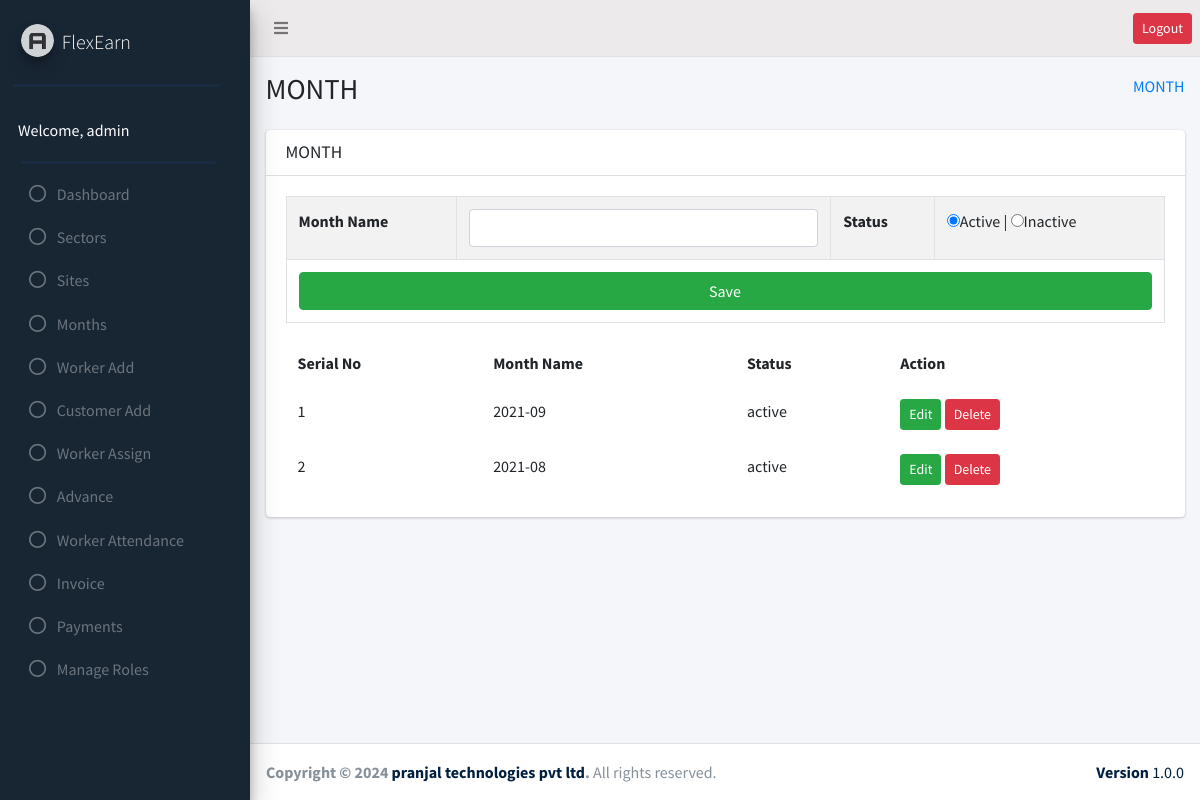
Page /Manpower/month/month.php (signed in) on the committed database.
### tables this page shows
CREATE TABLE `user_role` (
  `id` int(11) NOT NULL,
  `adminID` int(11) NOT NULL,
  `sites_edit` int(50) DEFAULT NULL,
  `sites_delete` int(50) DEFAULT NULL,
  `sectors_edit` int(50) DEFAULT NULL,
  `sectors_delete` int(50) DEFAULT NULL,
  `add_worker_edit` int(50) DEFAULT NULL,
  `add_worker_delete` int(50) DEFAULT NULL,
  `add_customer_edit` int(50) NOT NULL,
  `add_customer_delete` int(50) NOT NULL,
  `worker_assign_edit` int(50) DEFAULT NULL,
  `worker_assign_delete` int(50) DEFAULT NULL,
  `advance_edit` int(50) DEFAULT NULL,
  `advance_delete` int(50) DEFAULT NULL,
  `payments_edit` int(50) DEFAULT NULL,
  `payments_delete` int(50) DEFAULT NULL,
  `month_edit` int(50) DEFAULT NULL,
  `month_delete` int(50) DEFAULT NULL,
  `modules_edit` int(50) DEFAULT NULL,
  `modules_delete` int(50) DEFAULT NULL,
  `user_lists_edit` int(50) DEFAULT NULL,
  `user_lists_delete` int(50) DEFAULT NULL,
  `worker_attendance_edit` int(11) NOT NULL,
  `worker_attendance_delete` int(11) NOT NULL,
  `invoice_edit` int(11) NOT NULL,
  `invoice_delete` int(11) NOT NULL,
  `user_role_edit` int(50) NOT NULL,
  `user_role_delete` int(50) NOT NULL
);

CREATE TABLE `month` (
  `id` int(11) NOT NULL,
  `month_name` varchar(255) NOT NULL,
  `status` enum('active','inactive') NOT NULL
);

### Manpower/month/month.php (the view, shortened to what this page needs)
<?php
require_once("../header.php");
require_once("../sidebar.php");
$hh=$conn->query("SELECT * FROM month");
    $yy=$conn->query("INSERT INTO `month`(`month_name`, `status`) VALUES ('$month_name','$status')"); ?>
<section class="content-header">
    <div class="container-fluid">
        <div class="row mb-2">
            <div class="col-sm-6">
                <h1>MONTH</h1>
            </div>
            <div class="col-sm-6">
                <ol class="breadcrumb float-sm-right">
                    <li class="breadcrumb-item"><a href="#">MONTH</a></li>
                </ol>
            </div>
        </div>
    </div>
</section>
<section class="content">
    <div class="container-fluid">
        <div class="row">
            <div class="col-md-12">
                <div class="card">
                    <div class="card-header">
                        <h2 class="card-title text-center">
                            MONTH
                        </h2>
                    </div>
                    <div class="card-body">
                        <form action="" method="post">
                            <table class="table table-bordered  table-striped table-hover">
                                <tr>
                                    <th>Month Name</th>
                                    <td>
                                       <input type="text" name="month_name" class="form-control">
                                    </td>
                                    <th>Status</th>
                                    <td>
                                        <input type="radio" name="status" value="active" checked><span>Active</span> |
                                        <input type="radio" name="status" value="inactive"><span>Inactive</span>
                                    </td>
                                </tr>
                                <tr>
                                    <td colspan="8">
                                        <input type="submit" name="submit" value="Save"
                                            class="btn btn-block btn-success">
                                    </td>
                                </tr>
                            </table>
                        </form>
                        <table class=" table table-borderless table-hover">
                            <tr>
                                <th>Serial No</th>
                                <th>Month Name</th>
                                <th>Status</th>
                                <?php
                     $userRoleTable= $conn->query("SELECT * FROM `user_role` JOIN admin1 ON admin1.id= user_role.adminID WHERE `adminID`= $id");
                     while ($roleRow = $userRoleTable->fetch_assoc()) {
                       if( ($roleRow['month_edit'] || $roleRow['month_delete']) != '0'){ ?>
                        <th scope="col">Action</th>
                    <?php
                       }
                      }
                  ?>
                            </tr>
                            <?php $i=0; while ($cc=$hh->fetch_assoc()) {
        ?>
                            <tr>
                                <td> <?php echo ++$i; ?>
                                </td>
                                <td> <?php echo $cc['month_name']?>
                                </td>
                                <td> <?php echo $cc['status']?>
                                </td>
                                <td>
                                        <?php
                        $userRoleTable= $conn->query("SELECT * FROM `user_role` JOIN admin1 ON admin1.id= user_role.adminID WHERE `adminID`= $id");
                        while ($roleRow = $userRoleTable->fetch_assoc()) {
if ($roleRow['month_edit']== '1') {  ?>
  <a href="month_edit.php?id=<?php echo $cc['id'] ?>"
                                        class="btn btn-sm btn-success">Edit</a>
<?php
}
if($roleRow['month_delete']== '1'){ ?>
   <a href="month_delete.php?id=<?php echo $cc['id'] ?>"
                                        class="btn btn-sm btn-danger"
                                        onclick="return confirm('Are you sure?')">Delete</a>
<?php
}
                         }
                    ?>
                                </td>
                            </tr>
                            <?php
    } ?>
                        </table>
                    </div>
                </div>
            </div>
        </div>
    </div>
</section>
<?php require("../footer.php"); ?>

### rows in the picture
user_role: month_edit "Action"
month: month_name "2021-09", status "active"
month: month_name "2021-08", status "active"

### other values in the picture
$_SESSION['name'] "admin"
